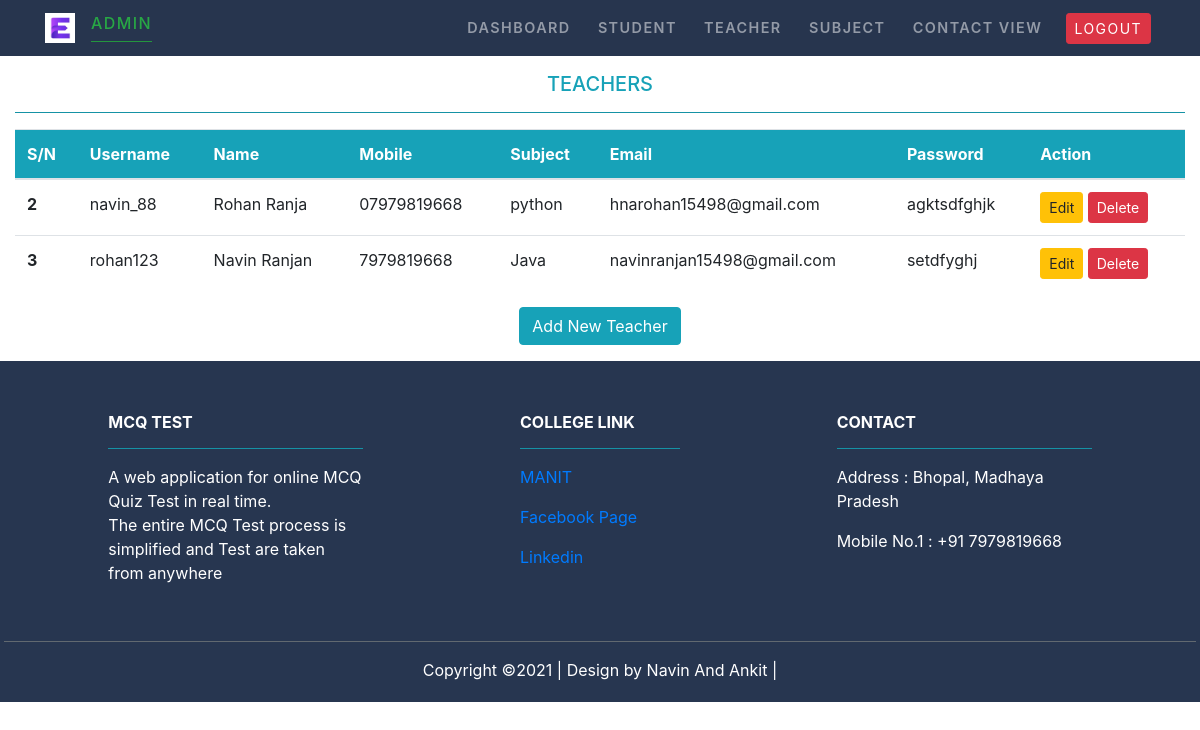
The page /Adminteacher/ on the database as committed earlier.
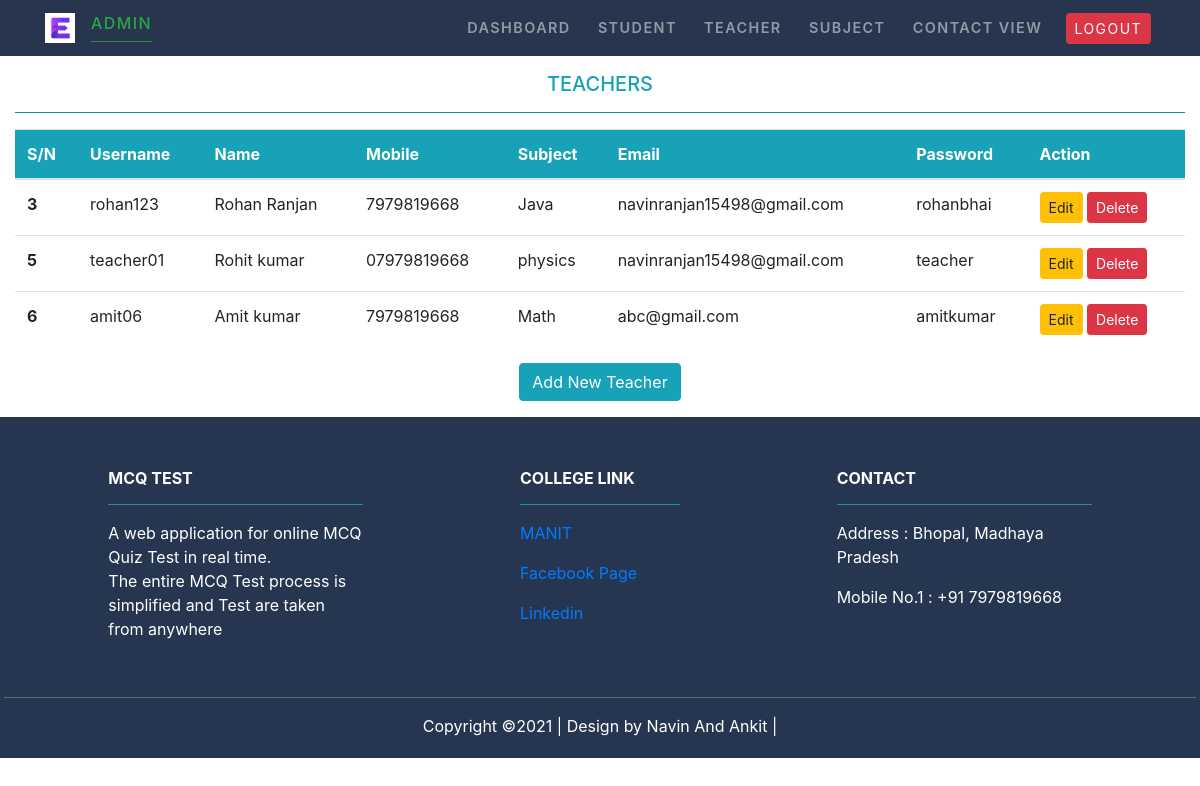
The same page on the database as committed later.
### Teacher/models.py (models this page shows, shortened)
class Teacher(models.Model):
    username=models.CharField(max_length=20)
    name=models.CharField(max_length=50)
    subject = models.ForeignKey(Subject,on_delete=models.CASCADE)
    email=models.EmailField(max_length=100)
    mobile= models.CharField(max_length=11)
    password=models.CharField(max_length=30)

### MCQ_Test/models.py (models this page shows)
class Subject(models.Model):
   subject = models.CharField(max_length=50)
   def __str__(self):
       return self.subject

### MCQ_Test/views.py (the view)
# urls.py: path('Adminteacher/', views.admin_teacher,name="adminteacher"),
def admin_teacher(request):
    te=Teacher.objects.all()
    return render(request,'MCQ_Test/adminteacher.html',{'tech':te})

### MCQ_Test/templates/MCQ_Test/adminteacher.html (shortened to what this page needs)
{% extends 'MCQ_Test/adminbase.html' %}
{% load static %}
{% block content %}
<div class="py-3">
<div class=" container-fluid">
<div class="text-center text-info">
<h5>TEACHERS</h5>
<hr class="bg-info">
</div>
{% if tech %}
<table class="table">
  <thead class="bg-info text-white">
    <tr>
      <th scope="col">S/N</th>
      <th scope="col">Username</th>
      <th scope="col">Name</th>
      <th scope="col">Mobile</th>
      <th scope="col">Subject</th>
      <th scope="col">Email</th>
      <th scope="col">Password</th>
      <th scope="col">Action</th>
    </tr>
  </thead>
  <tbody>
  {% for te in tech %}
    <tr>
      <th scope="row">{{te.id}}</th>
      <td>{{te.username}}</td>
      <td>{{te.name}}</td>
      <td>{{te.mobile}}</td>
      <td>{{te.subject}}</td>
      <td>{{te.email}}</td>
      <td>{{te.password}}</td>
      <td>
          <a href="{% url 'editteacher' te.id %}" class='btn btn-warning btn-sm'>Edit</a>
          <form action="{% url 'deleteteacher' te.id %}" method="POST" class='d-inline'>
            <input type="submit" class="btn btn-danger btn-sm" value="Delete">
          </form>
      </td>
    </tr>
  {% endfor %}
  </tbody>
{% endif %}
</table>
<div class="text-center">
    <a href="{% url 'addteacher' %}" class="btn btn-info">Add New Teacher</a>
</div>
</div>
</div>
{% endblock content %}

Rows that differ between the two databases and show on the page:
removed Teacher: id "2", username "navin_88", name "Rohan Ranja", mobile "07979819668", subject "python", email "hnarohan15498@gmail.com", password "agktsdfghjk"
changed Teacher "rohan123": name "Navin Ranjan" → "Rohan Ranjan"; password "setdfyghj" → "rohanbhai"
added Teacher: id "5", username "teacher01", name "Rohit kumar", mobile "07979819668", subject "physics", email "navinranjan15498@gmail.com", password "teacher"
added Teacher: id "6", username "amit06", name "Amit kumar", mobile "7979819668", subject "Math", email "abc@gmail.com", password "amitkumar"
